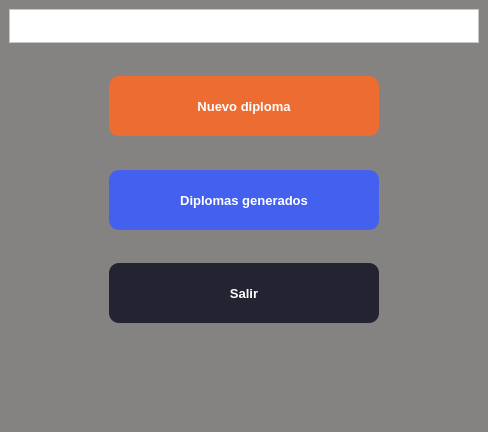
<?xml version="1.0" encoding="UTF-8"?>
<ui version="4.0">
 <class>MainWindow</class>
 <widget class="QMainWindow" name="MainWindow">
  <property name="geometry">
   <rect>
    <x>0</x>
    <y>0</y>
    <width>488</width>
    <height>432</height>
   </rect>
  </property>
  <property name="windowTitle">
   <string>MainWindow</string>
  </property>
  <property name="styleSheet">
   <string notr="true">color: white;
background-color: rgb(132, 131, 130);</string>
  </property>
  <widget class="QWidget" name="centralwidget">
   <layout class="QVBoxLayout" name="verticalLayout">
    <item>
     <widget class="QFrame" name="frame">
      <property name="maximumSize">
       <size>
        <width>16777215</width>
        <height>81</height>
       </size>
      </property>
      <property name="autoFillBackground">
       <bool>false</bool>
      </property>
      <property name="styleSheet">
       <string notr="true">background-color: rgb(255, 255, 255)
</string>
      </property>
      <property name="frameShape">
       <enum>QFrame::StyledPanel</enum>
      </property>
      <property name="frameShadow">
       <enum>QFrame::Raised</enum>
      </property>
      <layout class="QGridLayout" name="gridLayout">
       <item row="0" column="0">
        <widget class="QLabel" name="lbLogo">
         <property name="sizePolicy">
          <sizepolicy hsizetype="Maximum" vsizetype="Preferred">
           <horstretch>0</horstretch>
           <verstretch>0</verstretch>
          </sizepolicy>
         </property>
         <property name="autoFillBackground">
          <bool>false</bool>
         </property>
         <property name="styleSheet">
          <string notr="true"/>
         </property>
         <property name="text">
          <string/>
         </property>
         <property name="pixmap">
          <pixmap>../icons/csoftmty_logo.png</pixmap>
         </property>
         <property name="scaledContents">
          <bool>false</bool>
         </property>
        </widget>
       </item>
      </layout>
     </widget>
    </item>
    <item>
     <layout class="QGridLayout" name="gridLayout_3">
      <property name="bottomMargin">
       <number>50</number>
      </property>
      <item row="1" column="1">
       <widget class="QPushButton" name="btnNew">
        <property name="sizePolicy">
         <sizepolicy hsizetype="Expanding" vsizetype="Fixed">
          <horstretch>0</horstretch>
          <verstretch>0</verstretch>
         </sizepolicy>
        </property>
        <property name="minimumSize">
         <size>
          <width>250</width>
          <height>60</height>
         </size>
        </property>
        <property name="font">
         <font>
          <family>Yu Gothic UI</family>
          <pointsize>10</pointsize>
          <weight>75</weight>
          <bold>true</bold>
         </font>
        </property>
        <property name="styleSheet">
         <string notr="true">background-color: rgb(237, 108, 50);
border-radius: 10px</string>
        </property>
        <property name="text">
         <string>Nuevo diploma</string>
        </property>
       </widget>
      </item>
      <item row="3" column="1">
       <widget class="QPushButton" name="btnEdit">
        <property name="sizePolicy">
         <sizepolicy hsizetype="Expanding" vsizetype="Fixed">
          <horstretch>0</horstretch>
          <verstretch>0</verstretch>
         </sizepolicy>
        </property>
        <property name="minimumSize">
         <size>
          <width>250</width>
          <height>60</height>
         </size>
        </property>
        <property name="font">
         <font>
          <family>Yu Gothic UI</family>
          <pointsize>10</pointsize>
          <weight>75</weight>
          <bold>true</bold>
         </font>
        </property>
        <property name="styleSheet">
         <string notr="true">border-radius: 10px;
background-color: #4361EE
</string>
        </property>
        <property name="text">
         <string>Diplomas generados</string>
        </property>
       </widget>
      </item>
      <item row="5" column="1">
       <widget class="QPushButton" name="btnExit">
        <property name="sizePolicy">
         <sizepolicy hsizetype="Expanding" vsizetype="Fixed">
          <horstretch>0</horstretch>
          <verstretch>0</verstretch>
         </sizepolicy>
        </property>
        <property name="minimumSize">
         <size>
          <width>250</width>
          <height>60</height>
         </size>
        </property>
        <property name="font">
         <font>
          <family>Yu Gothic UI</family>
          <pointsize>10</pointsize>
          <weight>75</weight>
          <bold>true</bold>
         </font>
        </property>
        <property name="styleSheet">
         <string notr="true">background-color: #242331;
border-radius: 10px</string>
        </property>
        <property name="text">
         <string>Salir</string>
        </property>
       </widget>
      </item>
      <item row="0" column="1">
       <spacer name="verticalSpacer_3">
        <property name="orientation">
         <enum>Qt::Vertical</enum>
        </property>
        <property name="sizeHint" stdset="0">
         <size>
          <width>20</width>
          <height>40</height>
         </size>
        </property>
       </spacer>
      </item>
      <item row="4" column="1">
       <spacer name="verticalSpacer_2">
        <property name="orientation">
         <enum>Qt::Vertical</enum>
        </property>
        <property name="sizeHint" stdset="0">
         <size>
          <width>20</width>
          <height>40</height>
         </size>
        </property>
       </spacer>
      </item>
      <item row="2" column="1">
       <spacer name="verticalSpacer">
        <property name="orientation">
         <enum>Qt::Vertical</enum>
        </property>
        <property name="sizeHint" stdset="0">
         <size>
          <width>20</width>
          <height>40</height>
         </size>
        </property>
       </spacer>
      </item>
      <item row="6" column="1">
       <spacer name="verticalSpacer_4">
        <property name="orientation">
         <enum>Qt::Vertical</enum>
        </property>
        <property name="sizeHint" stdset="0">
         <size>
          <width>20</width>
          <height>40</height>
         </size>
        </property>
       </spacer>
      </item>
      <item row="3" column="2">
       <spacer name="horizontalSpacer_2">
        <property name="orientation">
         <enum>Qt::Horizontal</enum>
        </property>
        <property name="sizeType">
         <enum>QSizePolicy::Fixed</enum>
        </property>
        <property name="sizeHint" stdset="0">
         <size>
          <width>100</width>
          <height>20</height>
         </size>
        </property>
       </spacer>
      </item>
      <item row="3" column="0">
       <spacer name="horizontalSpacer">
        <property name="orientation">
         <enum>Qt::Horizontal</enum>
        </property>
        <property name="sizeType">
         <enum>QSizePolicy::Fixed</enum>
        </property>
        <property name="sizeHint" stdset="0">
         <size>
          <width>100</width>
          <height>20</height>
         </size>
        </property>
       </spacer>
      </item>
     </layout>
    </item>
   </layout>
  </widget>
  <widget class="QMenuBar" name="menubar">
   <property name="geometry">
    <rect>
     <x>0</x>
     <y>0</y>
     <width>488</width>
     <height>21</height>
    </rect>
   </property>
  </widget>
  <widget class="QStatusBar" name="statusbar"/>
 </widget>
 <resources/>
 <connections/>
</ui>
